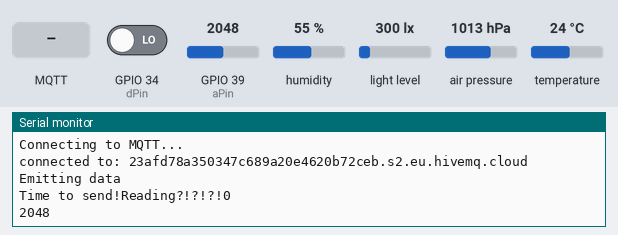
Recording of a sketch running on a simulated ESP32. On the bench: the last lines printed to the serial monitor. The inputs (shaded band) are chosen by the test bench; at power-on: light level 300 lx, GPIO 39 (aPin) = 2048, GPIO 34 (dPin) LOW, humidity 55 %, air pressure 1013 hPa, temperature 24 °C. WiFi joins after 1.5 s; servers stay silent unless stated; random numbers use the default seed unless the sketch sets one; no MQTT or app messages arrive unless stated.

Above: at 2.9 s.
3.0 s: light level set to 500 lx
8.2 s: GPIO 39 (aPin) set to 2866
9.7 s: MQTT message "1" arrives on the first subscribed topic
At 12.4 s:
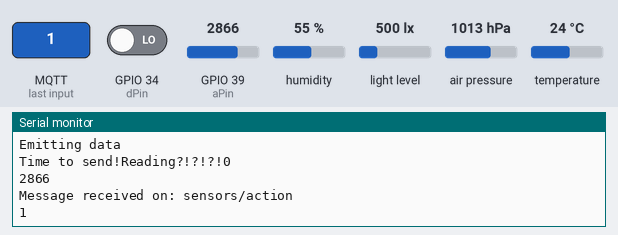
13.2 s: GPIO 39 (aPin) set to 3972
14.7 s: MQTT message "on" arrives on the first subscribed topic
At 17.3 s:
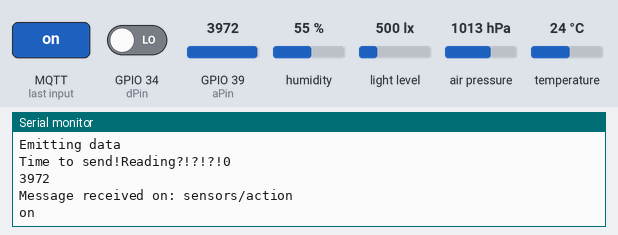
Timing chart, 0 to 18.8 s (numbered marks = the images above; inputs shaded):
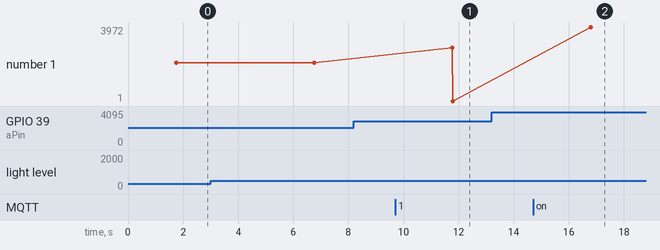

Measured:
- after the input at 9.7 s, the serial monitor: prints a new line after 2.1 s (image 1)
- after the input at 14.7 s, the serial monitor: prints a new line after 2.1 s (image 2)
- plotted number 1: 2048 → 1 after the input at 9.7 s

The sketch:

main.ino
```cpp
#include <Wire.h>
#include <BH1750.h>
#include <WiFi.h>
#include <WiFiClientSecure.h>
#include <PubSubClient.h>
#include <Adafruit_Sensor.h>
#include "Adafruit_BME280.h"
#include <ArduinoJson.h>

#define BAUD_RATE 9600
/** WiFi connection details **/
const char* ssid = "NETGEAR11";
const char* wifi_pwd = "rapidwind673";

/** mqtt broker details **/
const char* mqtt_svr = "23afd78a350347c689a20e4620b72ceb.s2.eu.hivemq.cloud";
const char* mqtt_username = "cl586";
const char* mqtt_pwd = "cEu9NQfrRkvUmdYw6ZShn2";
const char* mqtt_publish_topic = "sensors/light";
const int mqtt_port = 8883;

/** wifi connection client init **/
WiFiClientSecure wifiClient;
PubSubClient client(wifiClient);

/** sensor initialisation **/
BH1750 LightSensor;
Adafruit_BME280 bme;

/** certificate **/
const char* ca_cert = R"(
-----BEGIN CERTIFICATE-----
MIIFYDCCBEigAwIBAgIQQAF3ITfU6UK47naqPGQKtzANBgkqhkiG9w0BAQsFADA/
MSQwIgYDVQQKExtEaWdpdGFsIFNpZ25hdHVyZSBUcnVzdCBDby4xFzAVBgNVBAMT
DkRTVCBSb290IENBIFgzMB4XDTIxMDEyMDE5MTQwM1oXDTI0MDkzMDE4MTQwM1ow
TzELMAkGA1UEBhMCVVMxKTAnBgNVBAoTIEludGVybmV0IFNlY3VyaXR5IFJlc2Vh
cmNoIEdyb3VwMRUwEwYDVQQDEwxJU1JHIFJvb3QgWDEwggIiMA0GCSqGSIb3DQEB
AQUAA4ICDwAwggIKAoICAQCt6CRz9BQ385ueK1coHIe+3LffOJCMbjzmV6B493XC
ov71am72AE8o295ohmxEk7axY/0UEmu/H9LqMZshftEzPLpI9d1537O4/xLxIZpL
wYqGcWlKZmZsj348cL+tKSIG8+TA5oCu4kuPt5l+lAOf00eXfJlII1PoOK5PCm+D
LtFJV4yAdLbaL9A4jXsDcCEbdfIwPPqPrt3aY6vrFk/CjhFLfs8L6P+1dy70sntK
4EwSJQxwjQMpoOFTJOwT2e4ZvxCzSow/iaNhUd6shweU9GNx7C7ib1uYgeGJXDR5
bHbvO5BieebbpJovJsXQEOEO3tkQjhb7t/eo98flAgeYjzYIlefiN5YNNnWe+w5y
sR2bvAP5SQXYgd0FtCrWQemsAXaVCg/Y39W9Eh81LygXbNKYwagJZHduRze6zqxZ
Xmidf3LWicUGQSk+WT7dJvUkyRGnWqNMQB9GoZm1pzpRboY7nn1ypxIFeFntPlF4
FQsDj43QLwWyPntKHEtzBRL8xurgUBN8Q5N0s8p0544fAQjQMNRbcTa0B7rBMDBc
SLeCO5imfWCKoqMpgsy6vYMEG6KDA0Gh1gXxG8K28Kh8hjtGqEgqiNx2mna/H2ql
PRmP6zjzZN7IKw0KKP/32+IVQtQi0Cdd4Xn+GOdwiK1O5tmLOsbdJ1Fu/7xk9TND
TwIDAQABo4IBRjCCAUIwDwYDVR0TAQH/BAUwAwEB/zAOBgNVHQ8BAf8EBAMCAQYw
SwYIKwYBBQUHAQEEPzA9MDsGCCsGAQUFBzAChi9odHRwOi8vYXBwcy5pZGVudHJ1
c3QuY29tL3Jvb3RzL2RzdHJvb3RjYXgzLnA3YzAfBgNVHSMEGDAWgBTEp7Gkeyxx
+tvhS5B1/8QVYIWJEDBUBgNVHSAETTBLMAgGBmeBDAECATA/BgsrBgEEAYLfEwEB
ATAwMC4GCCsGAQUFBwIBFiJodHRwOi8vY3BzLnJvb3QteDEubGV0c2VuY3J5cHQu
b3JnMDwGA1UdHwQ1MDMwMaAvoC2GK2h0dHA6Ly9jcmwuaWRlbnRydXN0LmNvbS9E
U1RST09UQ0FYM0NSTC5jcmwwHQYDVR0OBBYEFHm0WeZ7tuXkAXOACIjIGlj26Ztu
MA0GCSqGSIb3DQEBCwUAA4IBAQAKcwBslm7/DlLQrt2M51oGrS+o44+/yQoDFVDC
5WxCu2+b9LRPwkSICHXM6webFGJueN7sJ7o5XPWioW5WlHAQU7G75K/QosMrAdSW
9MUgNTP52GE24HGNtLi1qoJFlcDyqSMo59ahy2cI2qBDLKobkx/J3vWraV0T9VuG
WCLKTVXkcGdtwlfFRjlBz4pYg1htmf5X6DYO8A4jqv2Il9DjXA6USbW1FzXSLr9O
he8Y4IWS6wY7bCkjCWDcRQJMEhg76fsO3txE+FiYruq9RUWhiF1myv4Q6W+CyBFC
Dfvp7OOGAN6dEOM4+qR9sdjoSYKEBpsr6GtPAQw4dy753ec5
-----END CERTIFICATE-----
)";


// track number of wifi connection attempts
unsigned short reconnection_count = 0;


void publishMessage (const char* topic, String payload, boolean retained) {}

/** callback method for receiving mqtt messages **/
void handleEvent(char* topic, byte* payload, unsigned int length) {
  Serial.printf("Message received on: %s", topic);
  Serial.println();

  for (int i=0; i<length;i++) {
    Serial.print( (char) payload[i]);
  }

  Serial.println();
}

/** setup and connect to wifi **/
void setupWifi () {
  delay(50);
  /** connect to wifi **/
  Serial.print("Connecting to wifi");

  WiFi.mode(WIFI_STA);
  WiFi.begin(ssid, wifi_pwd);

  while (WiFi.status() != WL_CONNECTED) {
    delay(500);
    Serial.printf("connecting, attempt: %d", reconnection_count);
    Serial.println();
    reconnection_count++;
  }

  wifiClient.setCACert(ca_cert);

  Serial.println("WiFi connected");
  Serial.print("IP address: ");
  Serial.println(WiFi.localIP());
}

/** connect to MQTT broker **/
void connectMqtt () {
  while (!client.connected()) {
    Serial.print("Connecting to MQTT...");
    Serial.println();
    String clientId = "ESP32Client-" + String(random(0xffff), HEX);

    if (client.connect(clientId.c_str(), mqtt_username, mqtt_pwd)) {
      Serial.printf("connected to: %s", mqtt_svr);
      Serial.println();

      // subscribe to topic
      client.subscribe("sensors/action");

      delay(100);
    } else {
      Serial.print("Failed to connect to MQTT broker, rc=");
      Serial.println(client.state());
      delay(4000);
    }
  }
}

void setup() {
  Serial.begin(BAUD_RATE);
  pinMode(34, INPUT);
  pinMode(39, INPUT);

  setupWifi();


  // /** handle mqtt connection **/
  client.setServer(mqtt_svr, mqtt_port);
  client.setCallback(handleEvent);
  connectMqtt();

  /** initialise light sensor **/
  Wire.begin();
  LightSensor.configure(BH1750::ONE_TIME_HIGH_RES_MODE);
  LightSensor.begin();

  /** initialise BME sensor **/
  // bool bmeConnected = bme.begin(0x76);
  // if (!bmeConnected) {
  //   Serial.println("Could not find a valid BME280");
  //   while (1);
  // }

  if (!bme.begin(0x76)) {
    Serial.println("Could not find a valid BME280 sensor at address 0x76, trying 0x77...");
    if (!bme.begin(0x77)) {
        Serial.println("Could not find a valid BME280 sensor at address 0x77 either!");
        while (1);
    }
  }
}

const unsigned short MQTT_INTERVAL = 10 * 60; // 10 minutes in seconds (set to 10s)
unsigned long lastMQTTUpdate = 0;

/** create a JSON structure for data **/
StaticJsonDocument<256> jsonPayload;

bool bExceedNormalDeviation () {

  // check jsonPayload has previous data
  if (!jsonPayload.containsKey("lightIntensity")) {return false;}

  // check if there is a 7% deviation on any of the properties
  float light = LightSensor.readLightLevel();
  float temp = bme.readTemperature();
  int soil = analogRead(39);

  if (light > jsonPayload["lightIntensity"].as<float>() * 1.07) {
    Serial.println("+5% > Light deviation");
    jsonPayload["deviation"] = true;
    jsonPayload["deviationProperty"] = "light";
    return true;
  }

  if (temp > jsonPayload["temperature"].as<float>() * 1.07) {
    jsonPayload["deviation"] = true;
    jsonPayload["deviationProperty"] = "temperature";
    return true;
  }

  if (soil > jsonPayload["soil_analog"].as<float>() * 1.07) {
    jsonPayload["deviation"] = true;
    jsonPayload["deviationProperty"] = "soil";
    return true;
  }

  return false;

}

void loop() {

  const uint dPin = 34;
  const uint aPin = 39; // readings from 0 - 4095

  /** sensor readings **/
  bool deviated = bExceedNormalDeviation();

  if (lastMQTTUpdate == 0 || millis() / 1000 > lastMQTTUpdate + MQTT_INTERVAL || deviated) {

    Serial.println("Emitting data");

    int dPinData = digitalRead(dPin);
    ushort aPinData = analogRead(aPin);

    jsonPayload["lightIntensity"] = LightSensor.readLightLevel();
    jsonPayload["temperature"] = bme.readTemperature();
    jsonPayload["humidity"] = bme.readHumidity();
    jsonPayload["pressure"] = bme.readPressure();
    jsonPayload["soil_digital"] = dPinData;
    jsonPayload["soil_analog"] = aPinData;

    Serial.print("Time to send!");
    Serial.print("Reading?!?!?!");
    Serial.println(dPinData);
    Serial.println(aPinData);


    if (!client.connected()) connectMqtt();
    client.loop();
    lastMQTTUpdate = millis() / 1000;

    String payload;
    serializeJson(jsonPayload, payload);
    client.publish("sensors/data", payload.c_str(), true);

    // remove the deviation properties if they exist
    if (jsonPayload.containsKey("deviation")) {
      jsonPayload.remove("deviation");
      jsonPayload.remove("deviationProperty");
    }
  }

  // delay(60000 * 10); // add 10 minute delay
  delay(5000);


}
```
